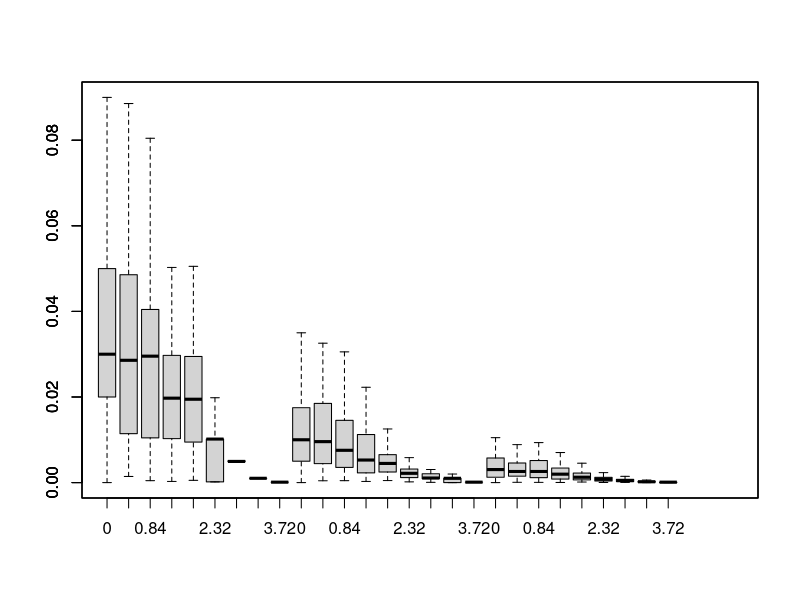

Write the R code that produced this figure.
## ---- chunk 1
## some utility functions, see the source code for details
#source("utils_template.R")

## specify the packages needed
pkgs <- c("splines2", "DT", "webshot", "leaflet")
#need.packages(pkgs)

## external data can be read in by regular functions,
## such as read.table or load

## get output format in case something needs extra effort
outFormat <- knitr::opts_knit$get("rmarkdown.pandoc.to")
## "latex" or "html"

## for latex and html output
isHtml <- identical(outFormat, "html")
isLatex <- identical(outFormat, "latex")
latex <- ifelse(isLatex, '\\LaTeX\\', 'LaTeX')

## specify global chunk options
knitr::opts_chunk$set(fig.width = 5, fig.height = 4, dpi = 300,
                      out.width = "90%", fig.align = "center")

## ---- chunk 2

MonteCarlo <- function(n, t)
{ # function MonteCarlo
  normalVariables <- rnorm(n, 0, 1)
  signalVector <- pmax(sign(normalVariables - t), rep(0, n))
  countLargerThanT <- sum(signalVector)
  return((n - countLargerThanT) / n)
} # end function MonteCarlo

RealValue <- function(t)
{ # function RealValue
  return(pnorm(t, 0, 1))
} # end function RealValue

Bias <- function(t, n)
{ # function Bias
  bias <- array(NA, dim = c(length(n), length(t), 100))
  monteCarlo <- array(NA, dim = c(length(n), length(t), 100))
  for (i in 1:length(t))
  { # for i
    for (j in 1:length(n))
    { # for j
      for (k in 1:100)
      { # for k
        bias[j, i, k] <- abs((RealValue(t[i]) - MonteCarlo(n[j], t[i])))
        monteCarlo[j, i, k] <- MonteCarlo(n[j], t[i])
      } # end for k
    } # end for j
  } # end for i
  meanMonteCarlo <- apply(monteCarlo, MARGIN = c(1,2), FUN = mean)
  return(list(bias, meanMonteCarlo))
} # end function Bias

n <- c(100, 1000, 10000)
t <- c(0, 0.67, 0.84, 1.28, 1.65, 2.32, 2.58, 3.09, 3.72)

bias <- Bias(t, n)[[1]]
meanMonteCarlo <- Bias(t, n)[[2]]

## ---- chunk 3

y1 <- as.data.frame(t(bias[1, , ]))
y2 <- as.data.frame(t(bias[2, , ]))
y3 <- as.data.frame(t(bias[3, , ]))
colnames(y1) <- t
colnames(y2) <- t
colnames(y3) <- t
boxplot(y1, outline = FALSE, at = 1:9, xlim = c(1,30))
boxplot(y2, outline = FALSE, at = 10:18, add = TRUE)
boxplot(y3, outline = FALSE, at = 19:27, add = TRUE)

## ---- chunk 4

rowNames <- c("n = 100", "n = 1000", "n = 10000", "Real Value")
table <- as.data.frame(rbind(meanMonteCarlo, RealValue(t)), row.names = rowNames)
knitr::kable(table, format = "markdown", col.names = t, row.names = TRUE, digits = 4)

